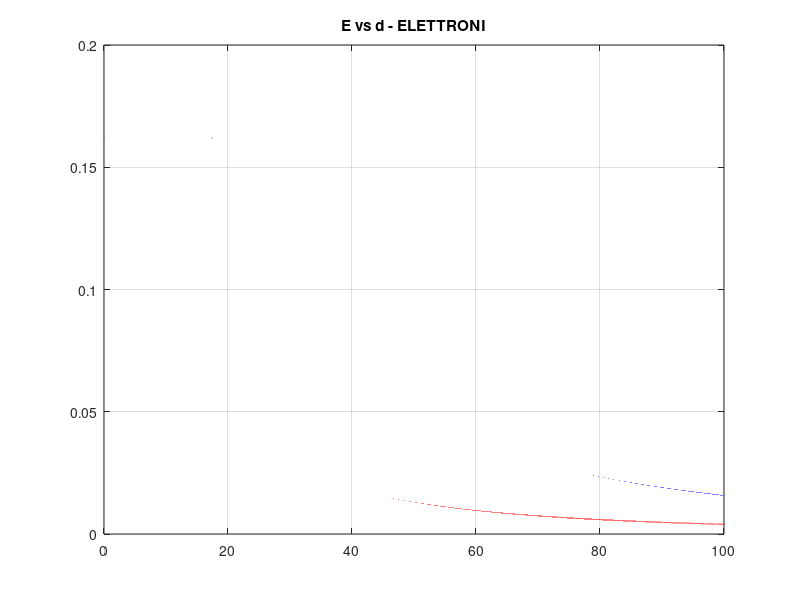
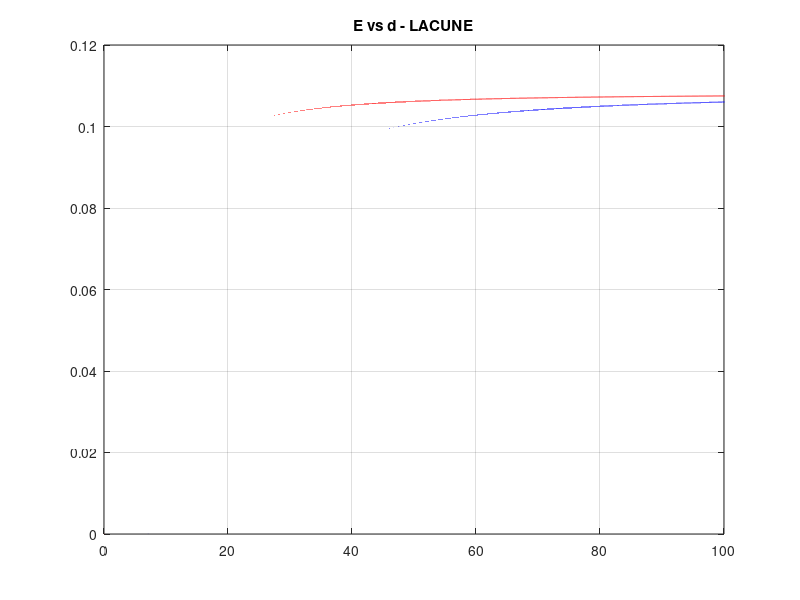
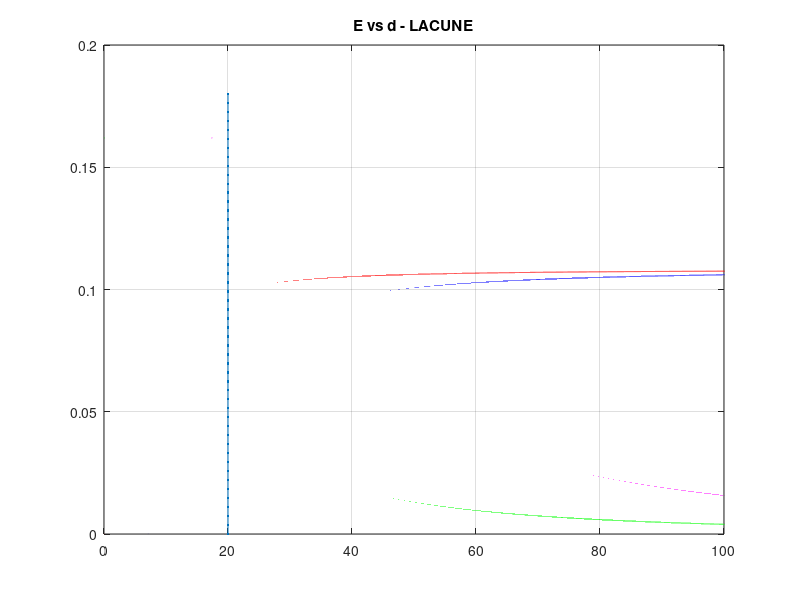

Reproduce these figures in MATLAB, in order.
%clear all
%close all
%clc

%TODO plot diagramma a bande

m_e = 4.385358e-32; %kg
m_h = 3.9351705e-31; %kg
h_t = 6.582199e-16; %eV*s
U1e = 0; %eV
U2e = 0.162; %eV
Ee = linspace(U1e, U2e, 1000000);
gammae = (sqrt(2*m_e)./h_t).*sqrt(U2e - Ee);
deltae = (sqrt(2*m_e)./h_t).*sqrt(U2e - Ee);
k_xe = (sqrt(2*m_e)./h_t).*sqrt(Ee - U1e);
d0e = (1./k_xe).*(atan(gammae./k_xe)+ atan(deltae./k_xe)); %nm
d_TE = (atan(gammae./k_xe) + atan(deltae./k_xe) + pi)./(k_xe);
d1e = (1./k_xe).*(atan(gammae./k_xe)+ atan(deltae./k_xe)+pi); %nm


U1h = 0.108; %eV
U2h = 0; %eV
Eh = linspace(U2h, U1h, 1000000);
gammah = (sqrt(2*m_h)./h_t).*sqrt(Eh - U2h);
deltah = (sqrt(2*m_h)./h_t).*sqrt(Eh - U2h);
k_xh = (sqrt(2*m_h)./h_t).*sqrt(U1h - Eh);
d0h = (1./k_xh).*(atan(gammah./k_xh)+ atan(deltah./k_xh)); %nm
d1h = (1./k_xh).*(atan(gammah./k_xh)+ atan(deltah./k_xh)+pi); %nm

x = 20 * ones(1, 50);
y = linspace(0, 0.18, 50);

figure(11)
plot(d0e,Ee,'r',d1e,Ee,'b')
title('E vs d - ELETTRONI')
grid on
xlim([0 100])

figure(22)
plot(d0h,Eh,'r',d1h,Eh,'b')
title('E vs d - LACUNE')
grid on
xlim([0 100])

figure(33)
plot(d0h,Eh,'r',d1h,Eh,'b', d0e,Ee, 'g', d1e, Ee, 'm', x, y, '.-')
title('E vs d - LACUNE')
grid on
xlim([0 100])

E0e = 0.048556; %eV
E1e = 0.155420; %eV
E1h = 0.072684; %eV
E0h = 0.099008; %eV

lambda_ric = h_t*2*pi*3e8/(E0e+E0h+0.775437);
